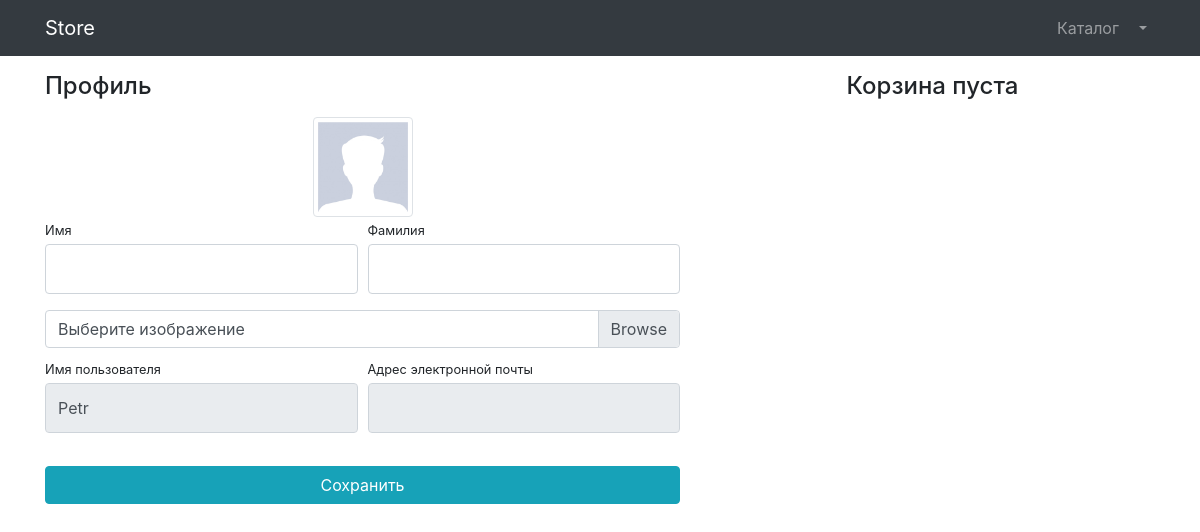
/users/profile/ (signed in), run on an earlier commit of the app's database.
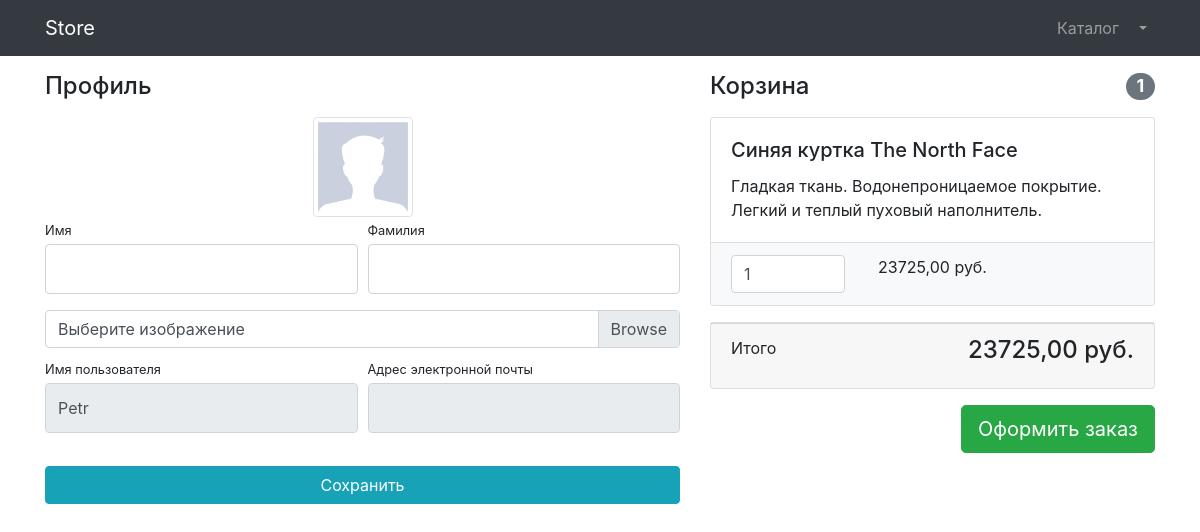
And on a later commit of the database.
### users/models.py (models this page shows)
class User(AbstractUser):
    image = models.ImageField(upload_to='users_images', null=True, blank=True)

### products/models.py (models this page shows, shortened)
class Cart(models.Model):
    user = models.ForeignKey(to=User, on_delete=models.CASCADE)
    product = models.ForeignKey(to=Product, on_delete=models.CASCADE)
    quantity = models.PositiveSmallIntegerField(default=0)
    created_timestamp = models.DateTimeField(auto_now_add=True)
    objects = CartQuerySet.as_manager()
    def sum(self):
        return self.product.price * self.quantity

class Product(models.Model):
    name = models.CharField(max_length=256)
    description = models.TextField()
    price = models.DecimalField(max_digits=9, decimal_places=2)
    quantity = models.PositiveIntegerField(default=0)
    image = models.ImageField(upload_to='products_image')
    category = models.ForeignKey(to=ProductCategory, on_delete=models.CASCADE)
    class Meta:
        verbose_name = 'product'
        verbose_name_plural = 'products'

### users/views.py (the view)
# urls.py: path('profile/', profile, name='profile'),
@login_required
def profile(request):
    if request.method == 'POST':
        form = UserProfileForm(instance=request.user, data=request.POST, files=request.FILES)
        if form.is_valid():
            form.save()
            return HttpResponseRedirect(reverse('users:profile'))
        else:
            print(request.error)
    else:
        form = UserProfileForm(instance=request.user)
        carts = Cart.objects.filter(user=request.user)
    context = {'title': 'Store - Профиль',
               'form': form,
               'carts': carts,
               }
    return render(request, 'users/profile.html', context)

### users/forms.py
class UserProfileForm(UserChangeForm):
    first_name = forms.CharField(widget=forms.TextInput(attrs={'class': 'form-control py-4'}))
    last_name = forms.CharField(widget=forms.TextInput(attrs={'class': 'form-control py-4' }))
    image = forms.ImageField(widget=forms.FileInput(attrs={'class': 'custom-file-input'}), required=False)
    username = forms.CharField(widget=forms.TextInput(attrs={'class': 'form-control py-4', 'readonly': True}))
    email = forms.CharField(widget=forms.EmailInput(attrs={'class': 'form-control py-4', 'readonly': True}))
    class Meta:
        model = User
        fields = ('first_name', 'last_name', 'image', 'username', 'email')

### products/models.py (called while the page is built)
    def total_sum(self):
        return sum(cart.sum() for cart in self)

    def total_quantity(self):
        return sum(cart.quantity for cart in self)

### users/templates/users/profile.html (shortened to what this page needs)
{% extends 'products/base.html' %}
{% load static %}
{% block css %}
<link href="{% static 'vendor/css/profile.css' %}" rel="stylesheet">
{% endblock %}
{% block content %}
<div class="container">
    <div class="row">
        <div class="col-lg-7">
            <h4 class="mt-3 mb-3">Профиль</h4>
            <div class="col-lg-12 text-center">
                <img width="100" height="100"
                     src="{% if user.image %} {{ user.image.url }} {% else %} {% static 'vendor/img/users/default_avatar.jpg' %} {% endif %}"
                     class="img-thumbnail">
            </div>
            <form action="{% url 'users:profile' %}" method="post" enctype="multipart/form-data">
                <div class="form-row">
                    <div class="col-lg-6">
                        <div class="form-group">
                            <label class="small mb-1" for="{{ form.first_name.id_for_label }}">Имя</label>
                            {{ form.first_name }}
                        </div>
                    </div>
                    <div class="col-lg-6">
                        <div class="form-group">
                            <label class="small mb-1" for="{{ form.last_name.id_for_label }}">Фамилия</label>
                            {{ form.last_name }}
                        </div>
                    </div>
                </div>
                <div class="form-row mb-2">
                    <div class="col-lg-12">
                        <div class="custom-file">
                            <label class="custom-file-label" for="{{ form.image.id_for_label }}">Выберите
                                изображение</label>
                        </div>
                    </div>
                </div>
                <div class="form-row">
                    <div class="col-lg-6">
                        <label class="small mb-1" for="{{ form.username.id_for_label }}">Имя пользователя</label>
                        {{ form.username }}
                    </div>
                    <div class="col-lg-6">
                        <label class="small mb-1" for="{{ form.email.id_for_label }}">Адрес электронной
                            почты</label>
                        {{ form.email }}
                    </div>
                </div>
                <div class="form-row">
                    <div class="col-lg-12" style="margin-top: 33px;">
                        <input class="btn btn-info btn-block" type="submit" value="Сохранить">
                    </div>
                </div>
            </form>
        </div>
        <div class="col-lg-5">
            {% include 'products/Carts.html' %}
        </div>
    </div>
</div>
{% endblock %}

### products/templates/products/base.html (shortened to what this page needs)
{% load static %}
<!DOCTYPE html>
<html lang="en">
<head>
    <link href="{% static 'vendor/bootstrap/css/bootstrap.min.css' %}" rel="stylesheet">
    {% block css %} {% endblock %}
</head>
<body>
<nav class="navbar navbar-expand-lg navbar-dark bg-dark fixed-top">
    <div class="container">
        <a class="navbar-brand" href="{% url 'index' %}">Store</a>
        <div class="collapse navbar-collapse" id="navbarResponsive">
            <ul class="navbar-nav ml-auto">
                <li class="nav-item">
                    <a class="nav-link" href="{% url 'products:index' %}">Каталог
                    </a>
                </li>
                {% if user.is_authenticated %}
                    <li class="nav-item dropdown">
                        <a class="nav-link dropdown-toggle" href="#" id="navbarDropdown" role="button"
                           data-bs-toggle="dropdown" aria-expanded="false">
                        </a>
                    </li>
                {% else %}
                    <li class="nav-item">
                        <a class="nav-link" href="{% url 'users:login' %}">Войти <i class="fas fa-sign-in-alt"></i></a>
                    </li>
                {% endif %}
            </ul>
        </div>
    </div>
</nav>
{% block content %} {% endblock %}
</body>
</html>

### products/templates/products/Carts.html (shortened to what this page needs)
{% if carts %}
<h4 class="mt-3 mb-3 d-flex justify-content-between align-items-center mb-3">
    Корзина <span class="badge badge-secondary badge-pill">{{ carts.total_quantity }}</span>
</h4>
{% for cart in carts %}
<div class="card mb-3">
    <div class="card-body">
        <h5 class="card-title">{{ cart.product.name }}</h5>
        <p class="card-text">{{ cart.product.description }}</p>
    </div>
    <ul class="list-group list-group-flush">
        <li class="list-group-item bg-light">
            <div class="row text-center">
                <div class="col-lg-4">
                    <input name="basketID" type="number" class="form-control"
                           value="{{ cart.quantity }}" min="0">
                </div>
                <div class="col-lg-4">{{ cart.sum }} руб.</div>
                <div class="col-lg-4">
                </div>
            </div>
        </li>
    </ul>
</div>
{% endfor %}
<div class="card mb-3">
    <div class="card-footer">
        <p class="float-left">Итого</p>
        <h4 class="float-right">{{ carts.total_sum }} руб.</h4>
    </div>
</div>
<a class="btn btn-success btn-lg float-right" href="../orders/order-create.html">
    Оформить заказ
</a>
{% else %}
<h4 class="mt-3 mb-3 text-center">
    Корзина пуста
</h4>
{% endif %}

What changed in the data, as far as the page shows it:
added Cart: total_quantity "1", product.name "Синяя куртка The North Face", product.description "Гладкая ткань. Водонепроницаемое покрытие. Легкий и теплый пуховый наполнитель.", basketID "1", sum "23725,00", total_sum "23725,00"
Also different on the page:
text no longer shown: "Корзина пуста"
text now shown: "Корзина Итого руб. Оформить заказ"
